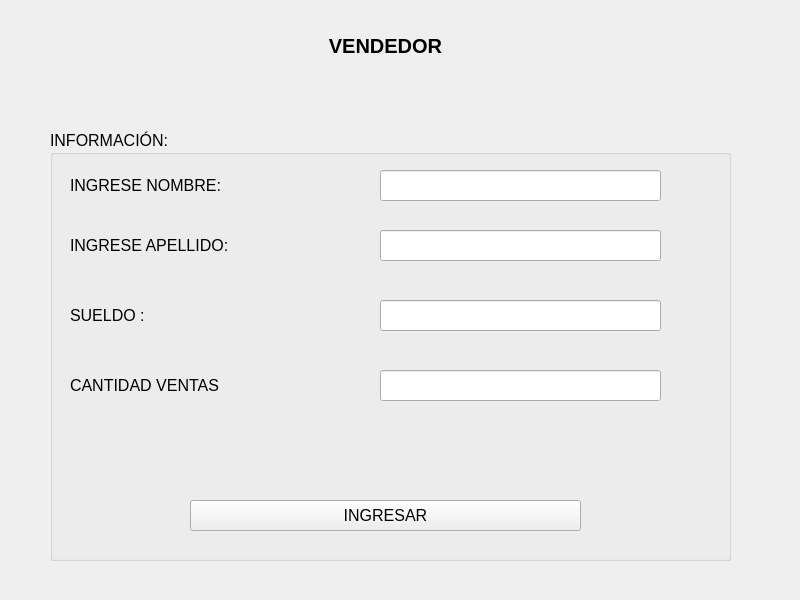
<?xml version="1.0" encoding="UTF-8"?>
<ui version="4.0">
 <class>MainWindow</class>
 <widget class="QMainWindow" name="MainWindow">
  <property name="geometry">
   <rect>
    <x>0</x>
    <y>0</y>
    <width>800</width>
    <height>600</height>
   </rect>
  </property>
  <property name="windowTitle">
   <string>MainWindow</string>
  </property>
  <widget class="QWidget" name="centralwidget">
   <widget class="QLabel" name="label">
    <property name="geometry">
     <rect>
      <x>190</x>
      <y>30</y>
      <width>391</width>
      <height>31</height>
     </rect>
    </property>
    <property name="font">
     <font>
      <pointsize>15</pointsize>
      <weight>75</weight>
      <bold>true</bold>
     </font>
    </property>
    <property name="text">
     <string>VENDEDOR</string>
    </property>
    <property name="alignment">
     <set>Qt::AlignCenter</set>
    </property>
   </widget>
   <widget class="QGroupBox" name="groupBox">
    <property name="geometry">
     <rect>
      <x>50</x>
      <y>130</y>
      <width>681</width>
      <height>431</height>
     </rect>
    </property>
    <property name="font">
     <font>
      <pointsize>12</pointsize>
     </font>
    </property>
    <property name="title">
     <string>INFORMACIÓN:</string>
    </property>
    <widget class="QLabel" name="label_2">
     <property name="geometry">
      <rect>
       <x>20</x>
       <y>40</y>
       <width>181</width>
       <height>31</height>
      </rect>
     </property>
     <property name="text">
      <string>INGRESE NOMBRE:</string>
     </property>
    </widget>
    <widget class="QLineEdit" name="txtNombre">
     <property name="geometry">
      <rect>
       <x>330</x>
       <y>40</y>
       <width>281</width>
       <height>31</height>
      </rect>
     </property>
    </widget>
    <widget class="QLabel" name="label_3">
     <property name="geometry">
      <rect>
       <x>20</x>
       <y>100</y>
       <width>181</width>
       <height>31</height>
      </rect>
     </property>
     <property name="text">
      <string>INGRESE APELLIDO:</string>
     </property>
    </widget>
    <widget class="QLineEdit" name="txtApellido">
     <property name="geometry">
      <rect>
       <x>330</x>
       <y>100</y>
       <width>281</width>
       <height>31</height>
      </rect>
     </property>
    </widget>
    <widget class="QPushButton" name="btnIngresar">
     <property name="geometry">
      <rect>
       <x>140</x>
       <y>370</y>
       <width>391</width>
       <height>31</height>
      </rect>
     </property>
     <property name="text">
      <string>INGRESAR</string>
     </property>
    </widget>
    <widget class="QLineEdit" name="txtSueldo">
     <property name="geometry">
      <rect>
       <x>330</x>
       <y>170</y>
       <width>281</width>
       <height>31</height>
      </rect>
     </property>
    </widget>
    <widget class="QLabel" name="label_4">
     <property name="geometry">
      <rect>
       <x>20</x>
       <y>170</y>
       <width>181</width>
       <height>31</height>
      </rect>
     </property>
     <property name="text">
      <string>SUELDO :</string>
     </property>
    </widget>
    <widget class="QLineEdit" name="txtCanVentas">
     <property name="geometry">
      <rect>
       <x>330</x>
       <y>240</y>
       <width>281</width>
       <height>31</height>
      </rect>
     </property>
     <property name="text">
      <string/>
     </property>
    </widget>
    <widget class="QLabel" name="label_5">
     <property name="geometry">
      <rect>
       <x>20</x>
       <y>240</y>
       <width>181</width>
       <height>31</height>
      </rect>
     </property>
     <property name="text">
      <string>CANTIDAD VENTAS</string>
     </property>
    </widget>
   </widget>
  </widget>
 </widget>
 <resources/>
 <connections/>
</ui>
